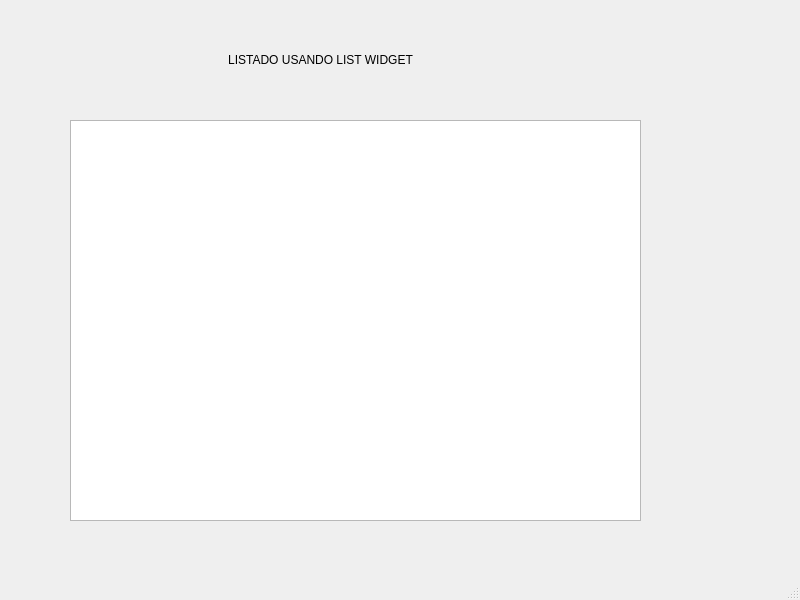
<?xml version="1.0" encoding="UTF-8"?>
<ui version="4.0">
 <class>MainWindow</class>
 <widget class="QMainWindow" name="MainWindow">
  <property name="geometry">
   <rect>
    <x>0</x>
    <y>0</y>
    <width>800</width>
    <height>600</height>
   </rect>
  </property>
  <property name="windowTitle">
   <string>MainWindow</string>
  </property>
  <widget class="QWidget" name="centralwidget">
   <widget class="QLabel" name="label">
    <property name="geometry">
     <rect>
      <x>90</x>
      <y>40</y>
      <width>461</width>
      <height>41</height>
     </rect>
    </property>
    <property name="text">
     <string>&lt;html&gt;&lt;head/&gt;&lt;body&gt;&lt;p align=&quot;center&quot;&gt;LISTADO USANDO LIST WIDGET&lt;/p&gt;&lt;/body&gt;&lt;/html&gt;</string>
    </property>
   </widget>
   <widget class="QListWidget" name="list_widget_revistas">
    <property name="geometry">
     <rect>
      <x>70</x>
      <y>120</y>
      <width>571</width>
      <height>401</height>
     </rect>
    </property>
   </widget>
  </widget>
  <widget class="QStatusBar" name="statusbar"/>
 </widget>
 <resources/>
 <connections/>
</ui>
